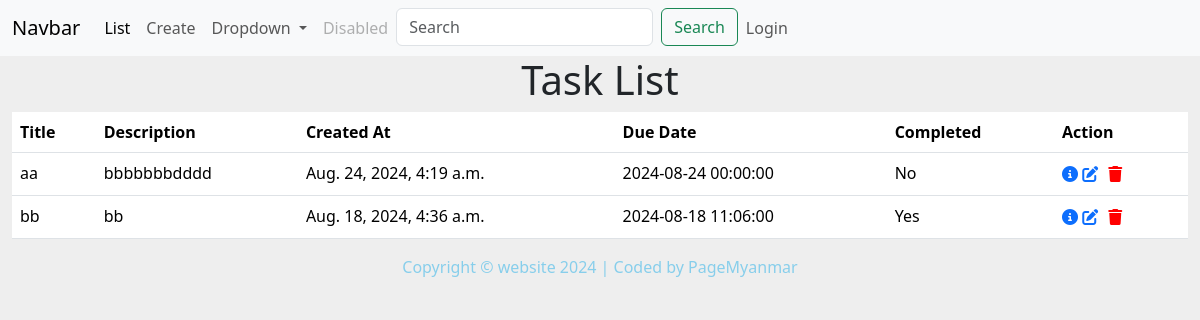
/myapp/task_list/, run on the app's committed database.
### myapp/models.py (models this page shows, shortened)
class Task(models.Model):
    title = models.CharField(max_length=200)
    description = models.TextField(blank=True)
    created_at = models.DateTimeField(auto_now_add=True)
    due_date = models.DateTimeField(null=True, blank=True)
    is_completed = models.BooleanField(default=False)

### myapp/views.py (the view)
# urls.py: path('task_list/', views.task_list, name='task_list'),
def task_list(request):
    tasks = Task.objects.all().order_by('-id')
    return render(request, 'task_list.html', {'tasks': tasks})

### myapp/templates/task_list.html (shortened to what this page needs)
{% extends 'base.html' %}
{% block body %}
{% load static %}
<h1 style="text-align: center;">Task List</h1>
<table class="table">
    <thead>
        <tr>
            <th scope="col">Title</th>
            <th scope="col">Description</th>
            <th scope="col">Created At</th>
            <th scope="col">Due Date</th>
            <th scope="col">Completed</th>
            <th scope="col">Action</th>
        </tr>
    </thead>
    <tbody>
        {% for task in tasks %}
        <tr>
            <td>{{ task.title }}</td>
            <td>{{ task.description }}</td>
            <td>{{ task.created_at }}</td>
            <td>{{ task.due_date|date:"Y-m-d H:i:s" }}</td>
            <td>{{ task.is_completed|yesno:"Yes,No" }}</td>
            <td>
                <a href="{% url 'task_detail' task.id %}"><i class="fa-solid fa-circle-info"></i></a>
                <a href="{% url 'task_update' task.id %}"><i class="fa-solid fa-pen-to-square"></i></a>
                <form action="{% url 'delete_task' task.id %}" method="post" style="display:inline;">
                    <button type="submit" style="background:none; border:none; color:red;">
                        <i class="fa-solid fa-trash"></i>
                    </button>
                </form>
            </td>
        </tr>
        {% empty %}
        <tr>
            <td colspan="6">No tasks available.</td>
        </tr>
        {% endfor %}
    </tbody>
</table>
{% endblock %}

### static/css/styles.css (style rules this page uses)
body { background-color: rgb(238, 238, 238); }

### data on the page
Task: title "aa", description "bbbbbbbdddd", created_at "Aug. 24, 2024, 4:19 a.m.", due_date "2024-08-24 00:00:00", is_completed "No"
Task: title "bb", description "bb", created_at "Aug. 18, 2024, 4:36 a.m.", due_date "2024-08-18 11:06:00", is_completed "Yes"
